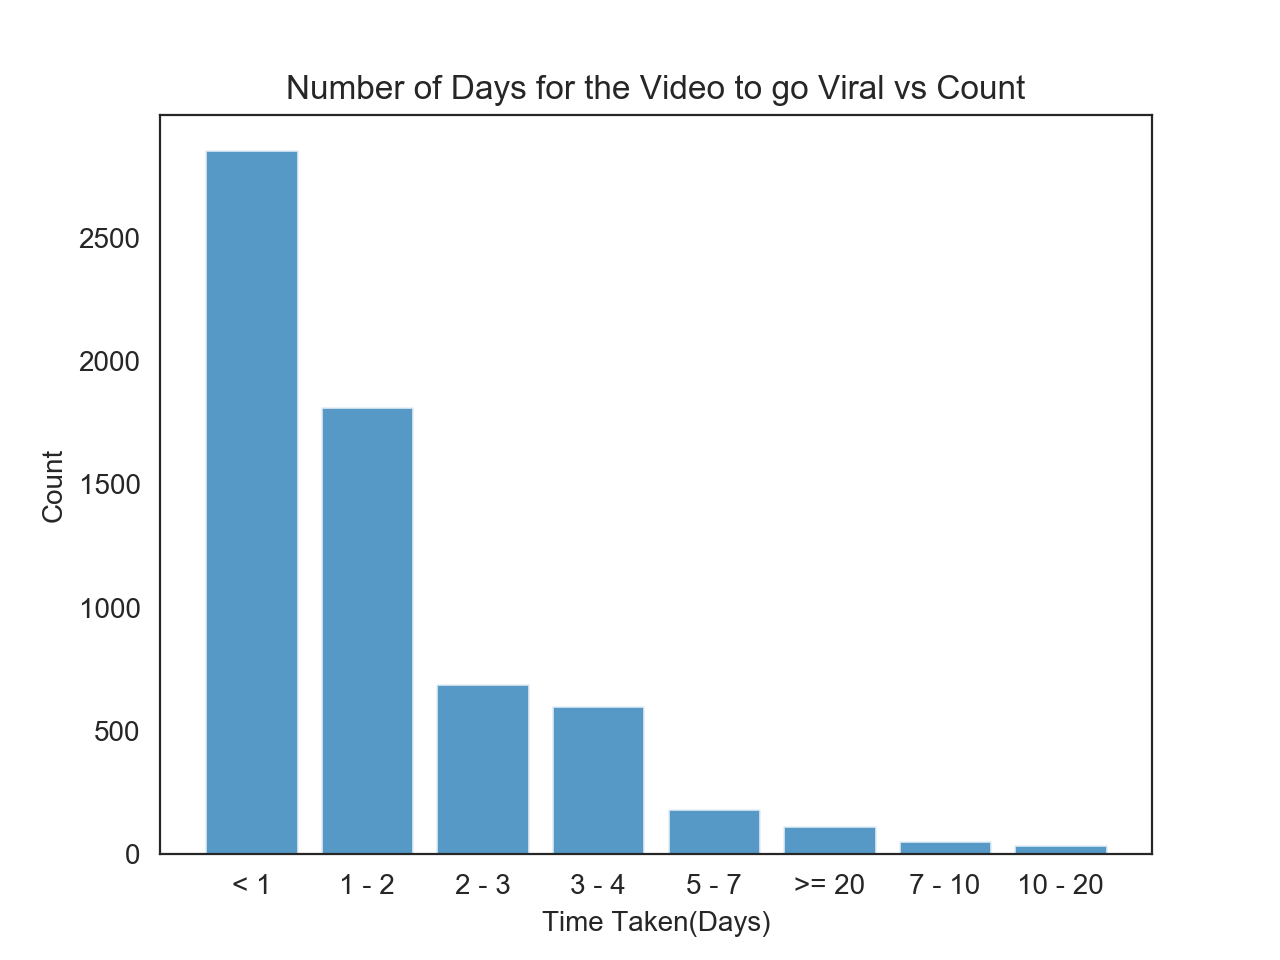

The Python source for this figure:
import pandas as pd
import numpy as np
from datetime import datetime
import pytz
from math import ceil
import matplotlib.pyplot as plt
from matplotlib import cm

import seaborn as sns

sns.set_style("white")


def get_data_from_csv():
    return pd.read_csv("../data/USvideos.csv")


def delete_duplicates(df):
    df = df.sort_values('views', ascending=True)
    df = df.drop_duplicates(subset='video_id', keep='first')
    return df


def extract_date(str_date):
    date_list = str_date.split(".")
    year = "20" + date_list[0]
    day = date_list[1]
    month = date_list[2]
    return datetime.strptime(year + "-" + month + "-" + day, '%Y-%m-%d')


def fix_date_formats(df):
    df["publish_time"] = pd.to_datetime(df["publish_time"], infer_datetime_format=True)
    ls = []
    for index, row in df.iterrows():
        ls.append(extract_date(row["trending_date"]))
    df["trending_date_parsed"] = ls
    return df


def extract_top_10_videos_per_month(df):
    video_dict = {}
    for i in range(1, 13):
        video_dict[str(i)] = []
    for index, row in df.iterrows():
        # TODO need to work from here
        video_dict[str(row["publish_month"])].append(row.to_dict())
    for i in range(1, 13):
        if len(video_dict[str(i)]) == 0:
            del video_dict[str(i)]
    sorted_dict = {}
    for key, value in video_dict.items():
        sorted_dict[key] = sorted(video_dict[key], key=lambda i: i['views'], reverse=True)[:10]
    final_df = pd.DataFrame()
    frames = []
    columns = ['video_id', 'trending_date', 'title', 'channel_title', 'category_id', 'publish_time', 'tags', 'views',
               'likes', 'dislikes', 'comment_count', 'thumbnail_link', 'comments_disabled', 'ratings_disabled',
               'video_error_or_removed', 'description', 'publish_month']

    for key, value in sorted_dict.items():
        temp_df = pd.DataFrame(value)
        frames.append(temp_df)
    final_df = pd.concat(frames)
    final_df.to_csv('../data/top_10_per_month.csv', index=None, header=True)


def count_days_to_virality(df):
    final_dict = {}
    df['publish_time'].apply(lambda x: datetime.replace(x, tzinfo=None))
    for index, row in df.iterrows():
        time_to_virality = (row["trending_date_parsed"].value - row["publish_time"].value) / ((10 ** 9) * 86400)
        if time_to_virality < 1:
            final_dict["< 1"] = final_dict.get("< 1", 0) + 1
        elif time_to_virality < 2:
            final_dict["1 - 2"] = final_dict.get("1 - 2", 0) + 1
        elif time_to_virality < 3:
            final_dict["2 - 3"] = final_dict.get("2 - 3", 0) + 1
        elif time_to_virality < 4:
            final_dict["3 - 4"] = final_dict.get("3 - 4", 0) + 1
        elif time_to_virality < 5:
            final_dict["3 - 4"] = final_dict.get("3 - 4", 0) + 1
        elif time_to_virality < 7:
            final_dict["5 - 7"] = final_dict.get("5 - 7", 0) + 1
        elif time_to_virality < 10:
            final_dict["7 - 10"] = final_dict.get("7 - 10", 0) + 1
        elif time_to_virality < 20:
            final_dict["10 - 20"] = final_dict.get("10 - 20", 0) + 1
        else:
            final_dict[">= 20"] = final_dict.get(">= 20", 0) + 1
    sorted_final_dict = sorted(final_dict.items(), key=lambda x: x[1], reverse=True)

    return sorted_final_dict


def build_bar_graph(video_days_to_virality):
    fig = plt.figure()
    x = []
    y = []
    for i in range(0, len(video_days_to_virality)):
        x.append(video_days_to_virality[i][0])
        y.append(video_days_to_virality[i][1])
    plt.bar(x, y, align='center', alpha=0.75)
    plt.xticks(x)
    plt.ylabel('Count')
    plt.xlabel('Time Taken(Days)')
    plt.title('Number of Days for the Video to go Viral vs Count')
    plt.show()
    fig.savefig('days_to_virality.png')


def get_days_to_virality():
    data_csv = get_data_from_csv()
    cleaned_data = delete_duplicates(data_csv)
    cleaned_data = fix_date_formats(cleaned_data)
    video_days_to_virality = count_days_to_virality(cleaned_data)
    build_bar_graph(video_days_to_virality)


def get_categories_of_country():
    category_df = pd.read_json("../data/US_category_id.json")
    category_dict = {}
    for i in category_df["items"]:
        x = str(i["id"])
        title = i["snippet"]["title"]
        category_dict[x] = title
    category_df_csv = pd.DataFrame(list(category_dict.items()))
    category_df_csv.to_csv("../data/categories_usa.csv", index=None, header=True)


def retrieve_categories():
    return pd.read_csv("../data/categories_usa.csv").to_dict()


if __name__ == "__main__":
    get_days_to_virality()
